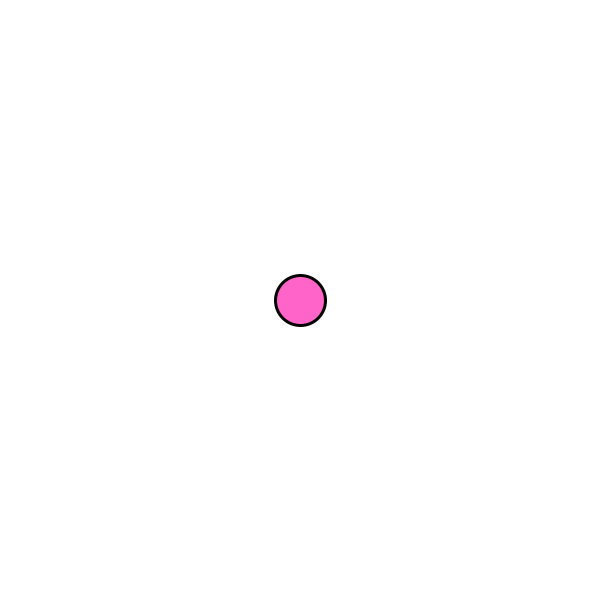
Frame 1 (no input)
Frame 60 (the mouse pressed at the canvas centre just before this capture): identical to frame 1, image omitted
Frame 120 (the mouse held since frame 60 and released just before this capture): identical to frame 1, image omitted

The Processing sketch that drew this single still picture (run headless with seeded random() and noise(); from frame 60 on, the mouse is pressed at the canvas centre):

// Processing sketch: sketch_211214b
// ── sketch_211214b.pde
float bX;
float bY;

void setup() {
  size(600, 600);
  background(255);

  bX=300;
  bY=300;


  strokeWeight(3);
  fill(255, 100, 200);
}

void draw() {
  background(255);
  ellipse(bX, bY, 50, 50);
}

void keyPressed() {
  if(keyCode == LEFT) {
    bX = bX -10;
  }
  
  else if(keyCode == RIGHT) {
    bX =bX +10;
  }
  
    else if(keyCode == UP) {
    bY =bY -10;
  }
    
    else if(keyCode == DOWN) {
    bY =bY +10;
  }  
    
}
